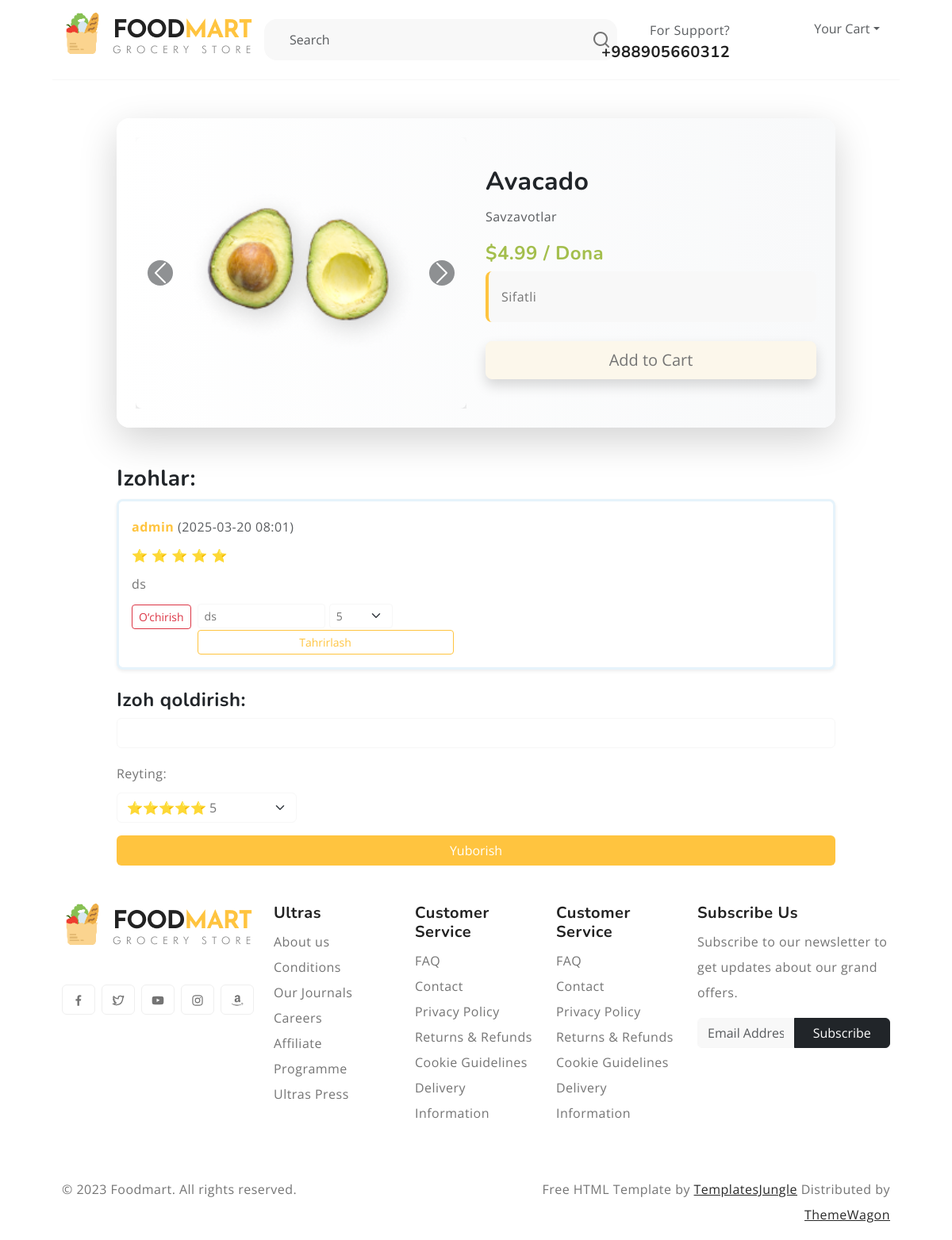
/product/avacado/ (signed in), run on the app's committed database.
### main/models.py (models this page shows, shortened)
class ProductImage(models.Model):
    image = models.ImageField(upload_to="product/image/")
    product = models.ForeignKey(Product, on_delete=models.CASCADE, related_name='images')

class Product(models.Model):
    name = models.CharField(max_length=250)
    slug = models.SlugField(max_length=250, unique=True)
    description = models.CharField(max_length=500)
    price = models.DecimalField(max_digits=10, decimal_places=2)
    discount = models.IntegerField(default=0)
    quantity = models.IntegerField(default=50)
    volume = models.CharField(max_length=4, choices=VOLUMES)
    category = models.ForeignKey(Category, on_delete=PROTECT)

class Category(models.Model):
    name = models.CharField(max_length=100, unique=True)
    slug = models.SlugField(max_length=100, unique=True)
    image = models.ImageField(upload_to="category/image/", null=True, blank=True)
    parent = models.ForeignKey('self', on_delete=models.SET_NULL, null=True, blank=True)

class Comment(models.Model):
    text = models.TextField(verbose_name="Dars haqida fikringizni qoldiring")
    product = models.ForeignKey(Product, on_delete=models.CASCADE)
    user = models.ForeignKey(User, on_delete=models.SET_NULL, null=True)
    created = models.DateTimeField(auto_now_add=True)
    rating = models.IntegerField(default=5)

### main/views.py (the view, shortened to what this page needs)
# urls.py: path("product/<slug:slug>/", ProductDetailView.as_view(), name="product_detail"),
class ProductDetailView(View):
    def get(self, request, slug):
        product = get_object_or_404(Product, slug=slug)
        comments = Comment.objects.filter(product=product)
        form = CommentForm()
        context = {"product": product, "comments": comments, "form": form}
        return render(request, "product_detail.html", context)

### main/form.py
class CommentForm(forms.ModelForm):
    class Meta:
        model = Comment
        fields = ['text']
        widgets = {
            'text': forms.TextInput(attrs={'class': 'form-control'}),
        }

### templates/product_detail.html (shortened to what this page needs)
{% extends "base.html" %}
{% block content %}
<div class="container my-20">
    <div class="row justify-content-center">
        <div class="col-md-10">
            <div class="card shadow-lg border-0 rounded-4 p-4" style="background: linear-gradient(to right, #ffffff, #f8f9fa);">
                <div class="row align-items-center">
                    <div class="col-md-6">
                        <div id="productCarousel" class="carousel slide" data-bs-ride="carousel">
                            <div class="carousel-inner">
                                {% for image in product.images.all %}
                                <div class="carousel-item {% if forloop.first %}active{% endif %}">
                                    <img src="{{ image.image.url }}" class="d-block w-100 rounded-3 shadow" alt="{{ product.name }}">
                                </div>
                                {% empty %}
                                <div class="carousel-item active">
                                    <img src="https://via.placeholder.com/500" class="d-block w-100 rounded-3 shadow" alt="No Image">
                                </div>
                                {% endfor %}
                            </div>
                            <button class="carousel-control-prev" type="button" data-bs-target="#productCarousel" data-bs-slide="prev">
                                <span class="carousel-control-prev-icon bg-dark rounded-circle p-2"></span>
                            </button>
                            <button class="carousel-control-next" type="button" data-bs-target="#productCarousel" data-bs-slide="next">
                                <span class="carousel-control-next-icon bg-dark rounded-circle p-2"></span>
                            </button>
                        </div>
                    </div>
                    <div class="col-md-6">
                        <h2 class="fw-bold text-dark">{{ product.name }}</h2>
                        <p class="text-muted">{{ product.category.name }}</p>
                        <h4 class="text-success fw-bold">${{ product.price }} / {{ product.get_volume_display }}</h4>
                        <div class="bg-light p-3 rounded-3 border-start border-4 border-primary">
                            <p class="mb-0">{{ product.description }}</p>
                        </div>
                        <div class="mt-4">
                            <form method="get" action="{% url 'add' product.slug 'add' %}" class="d-inline">
                                <button type="submit" class="btn btn-warning btn-lg shadow">Add to Cart</button>
                            </form>
                        </div>
                    </div>
                </div>
            </div>
            <div class="mt-5">
                <h3 class="text-dark">Izohlar:</h3>
                <div class="list-group">
                    {% for comment in comments %}
                    <div class="list-group-item shadow-sm p-3 rounded-3 border-start border-3 border-secondary">
                        <p class="mb-1">
                            <strong class="text-primary">{{ comment.user.username }}</strong>
                            <span class="text-muted">({{ comment.created|date:"Y-m-d H:i" }})</span>
                        </p>
                        <p class="mb-1">
                            {% for _ in comment.rating|default:0|rjust:comment.rating %}
                                ⭐
                            {% endfor %}
                        </p>
                        <p class="mb-2">{{ comment.text }}</p>
                        {% if request.user == comment.user %}
                        <div class="d-flex gap-2">
                            <form method="post" class="d-inline">
                                <button type="submit" name="action" value="delete" class="btn btn-sm btn-outline-danger">O‘chirish</button>
                            </form>
                            <form method="post" class="d-inline">
                                <input type="text" name="text" value="{{ comment.text }}" class="form-control form-control-sm d-inline w-50">
                                <select name="rating" class="form-select form-select-sm d-inline w-25">
                                    {% for i in "12345" %}
                                    <option value="{{ i }}" {% if comment.rating == i|add:0 %}selected{% endif %}>{{ i }}</option>
                                    {% endfor %}
                                </select>
                                <button type="submit" name="action" value="update" class="btn btn-sm btn-outline-primary">Tahrirlash</button>
                            </form>
                        </div>
                        {% endif %}
                    </div>
                    {% empty %}
                    <p class="text-muted">Hozircha izohlar yo‘q.</p>
                    {% endfor %}
                </div>
                {% if request.user.is_authenticated %}
                <div class="mt-4">
                    <h4 class="text-dark">Izoh qoldirish:</h4>
                    <form method="post">
                        <div class="mb-3">
                            {{ form.text }}
                        </div>
                        <div class="mb-3">
                            <label class="form-label">Reyting:</label>
                            <select name="rating" class="form-select w-25">
                                <option value="5" selected>⭐⭐⭐⭐⭐ 5</option>
                            </select>
                        </div>
                        <button type="submit" name="action" value="create" class="btn btn-primary">Yuborish</button>
                    </form>
                </div>
                {% else %}
                <p class="mt-3 text-muted">Izoh qoldirish uchun <a href="{% url 'index' %}" class="text-decoration-none">tizimga kiring</a>.</p>
                {% endif %}
            </div>
        </div>
    </div>
</div>
{% endblock %}

### staticfiles/css/style.css (style rules this page uses)
:root { --header-height : 160px; --header-height-min : 80px; }
:root { --accent-color : #FFC43F; --dark-color : #222222; --light-dark-color : #727272; --light-color : #fff; --grey-color : #dbdbdb; --light-grey-color : #fafafa; --primary-color : #6995B1; --light-primary-color : #eef1f3; }
:root { --body-font : "Open Sans", sans-serif; --heading-font : "Nunito", sans-serif; }
body { --bs-link-color: #333; --bs-link-hover-color:#333; --bs-link-color-rgb: 40,40,40; --bs-link-hover-color-rgb: 0,0,0; --bs-light-rgb: 248, 248, 248; --bs-font-sans-serif: "Open Sans", sans-serif; --bs-body-font-family: var(--bs-font-sans-serif); --bs-body-font-size: 1rem; --bs-body-font-weight: 400; --bs-body-line-height: 2; --bs-body-color: #747474; --bs-primary: #FFC43F; --bs-primary-rgb: 255, 196, 63; --bs-success: #a3be4c; --bs-success-rgb: 163, 190, 76; --bs-primary-bg-subtle: #FFF9EB; --bs-success-bg-subtle: #eef5e5; --bs-border-color: #F7F7F7; --bs-secondary-rgb: 230, 243, 251; --bs-danger-rgb: 249, 235, 231; --bs-warning-rgb: 255, 249, 235; --bs-info-rgb: 230, 243, 250; }
.btn-primary { --bs-btn-color: #fff; --bs-btn-bg: #ffc43f; --bs-btn-border-color: transparent; --bs-btn-hover-color: #fff; --bs-btn-hover-bg: #f7a422; --bs-btn-hover-border-color: transparent; --bs-btn-focus-shadow-rgb: 49,132,253; --bs-btn-active-color: #fff; --bs-btn-active-bg: #ffc43f; --bs-btn-active-border-color: transparent; --bs-btn-active-shadow: inset 0 3px 5px rgba(0, 0, 0, 0.125); --bs-btn-disabled-color: #fff; --bs-btn-disabled-bg: #d3d7dd; --bs-btn-disabled-border-color: transparent; }
.btn-outline-primary { --bs-btn-color: #ffc43f; --bs-btn-border-color: #ffc43f; --bs-btn-hover-color: #fff; --bs-btn-hover-bg: #ffc107; --bs-btn-hover-border-color: #ffc107; --bs-btn-focus-shadow-rgb: 13,110,253; --bs-btn-active-color: #fff; --bs-btn-active-bg: #ffc107; --bs-btn-active-border-color: #ffc107; --bs-btn-active-shadow: inset 0 3px 5px rgba(0, 0, 0, 0.125); --bs-btn-disabled-color: #fff3cd; --bs-btn-disabled-bg: transparent; --bs-btn-disabled-border-color: #fff3cd; --bs-gradient: none; }
.btn-warning { --bs-btn-color: #747474; --bs-btn-bg: #FCF7EB; --bs-btn-border-color: #FCF7EB; --bs-btn-hover-color: #747474; --bs-btn-hover-bg: #FFECBE; --bs-btn-hover-border-color: #FFECBE; --bs-btn-focus-shadow-rgb: 217,164,6; --bs-btn-active-color: #000; --bs-btn-active-bg: #FFECBE; --bs-btn-active-border-color: #FFECBE; --bs-btn-active-shadow: inset 0 3px 5px rgba(0, 0, 0, 0.125); --bs-btn-disabled-color: #000; --bs-btn-disabled-bg: #FCF7EB; --bs-btn-disabled-border-color: #FCF7EB; }
body { letter-spacing: 0.03em; }
h1,h2,h3,h4,h5,h6 { font-family: var(--heading-font); color: var(--dark-color); font-weight: 700; }
.container, .container-fluid, .container-lg, .container-md, .container-sm, .container-xl, .container-xxl { --bs-gutter-x: 3rem; }
button { width: 100%; padding: 10px; background: #007bff; color: white; font-size: 16px; border: none; border-radius: 5px; cursor: pointer; transition: background 0.3s; }

### data on the page
ProductImage: image (picture)
Product: name "Avacado", category.name "Savzavotlar", price "4.99", volume "Dona", description "Sifatli"
Comment: user.username "admin", created "2025-03-20 08:01", text "ds", rating "5"
